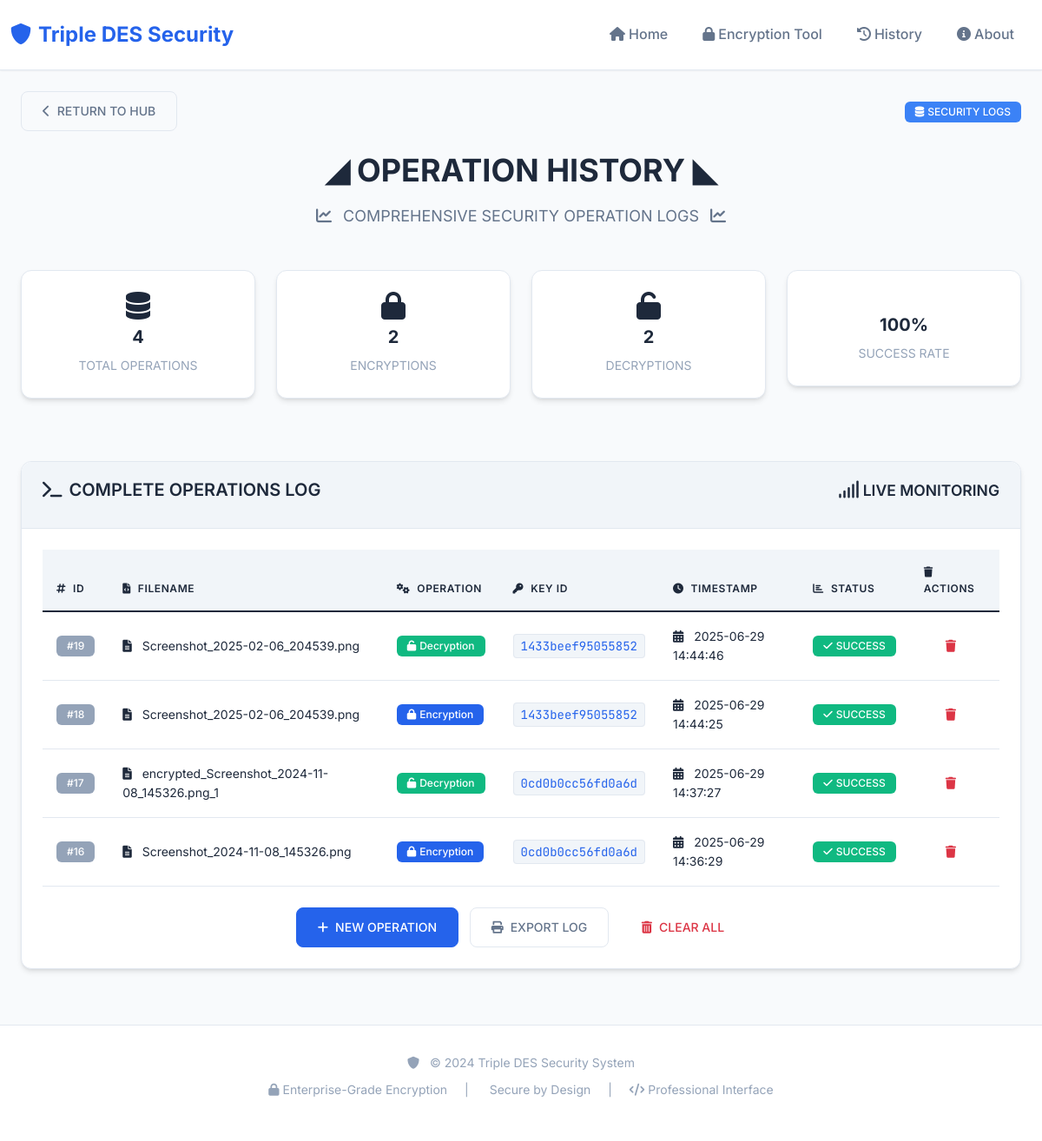
Before: /history with the older database file.
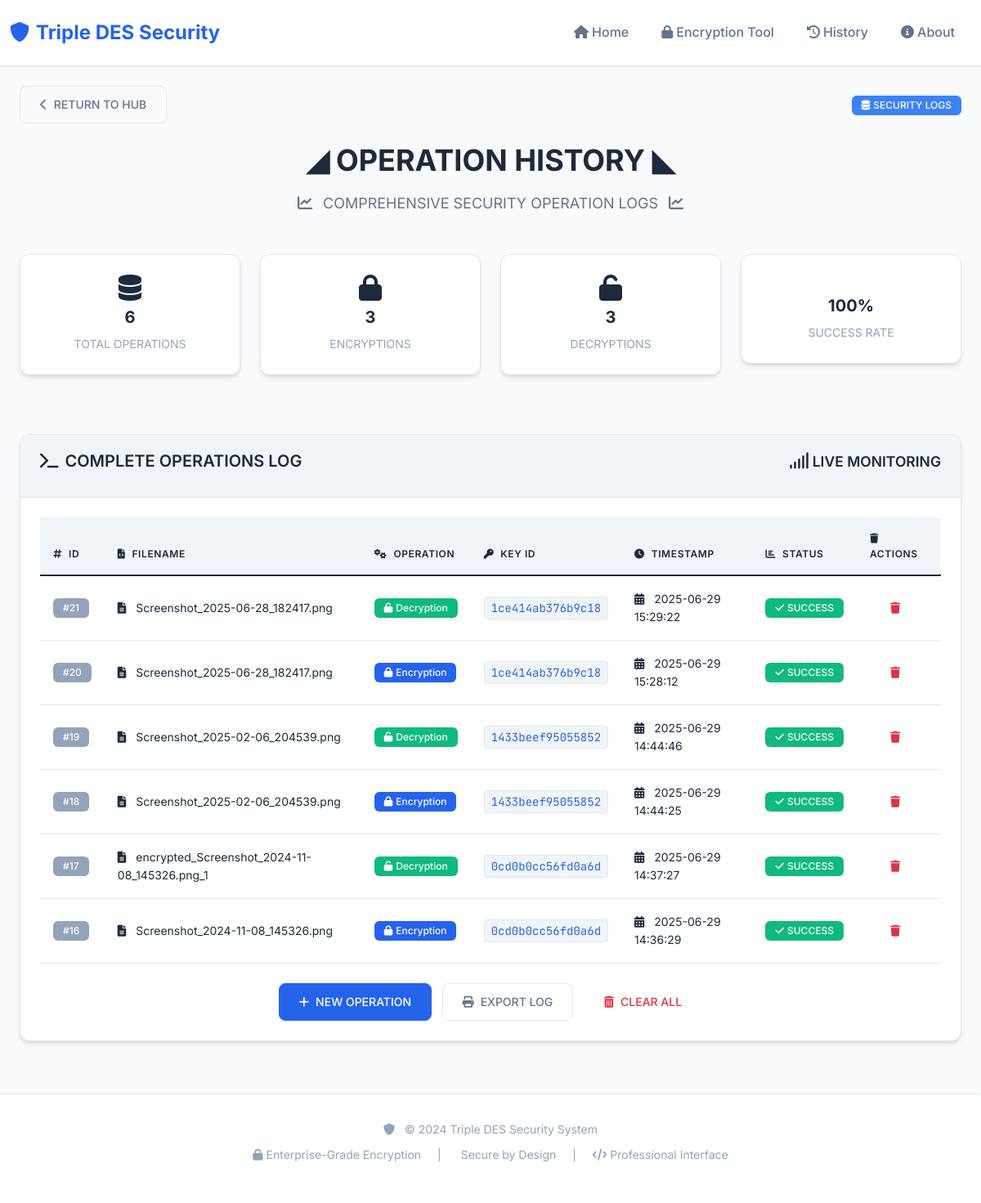
After: the same page with the newer database file.
### tables this page shows
CREATE TABLE encryption_history (
            id INTEGER PRIMARY KEY AUTOINCREMENT,
            filename TEXT NOT NULL,
            key_id TEXT NOT NULL,
            operation_type TEXT NOT NULL,
            timestamp DATETIME DEFAULT CURRENT_TIMESTAMP
        );

### src/app.py (the view)
@app.route('/history')
def history():
    history = get_history()
    back_url = request.referrer or url_for('index')
    return render_template('history.html', history=history, back_url=back_url)

### src/app.py (called while the page is built)
def get_history():
    conn = sqlite3.connect(DB_PATH)
    conn.row_factory = sqlite3.Row
    c = conn.cursor()
    c.execute('SELECT * FROM encryption_history ORDER BY timestamp DESC LIMIT 10')
    history = c.fetchall()
    conn.close()
    return history

### templates/history.html (shortened to what this page needs)
{% extends "base.html" %}
{% block content %}
<div class="container">
    <div class="d-flex align-items-center mb-4">
        <a href="{{ url_for('index') }}" class="btn btn-outline-dark pulse">
            <i class="fas fa-chevron-left me-2"></i>RETURN TO HUB
        </a>
        <div class="ms-auto">
            <span class="badge bg-info">
                <i class="fas fa-database me-1"></i>SECURITY LOGS
            </span>
        </div>
    </div>
    <div class="text-center mb-5">
        <h1 class="glitch" data-text="◢ OPERATION HISTORY ◣">
            ◢ OPERATION HISTORY ◣
        </h1>
        <p class="lead text-glow">
            <i class="fas fa-chart-line me-2"></i>
            COMPREHENSIVE SECURITY OPERATION LOGS
            <i class="fas fa-chart-line ms-2"></i>
        </p>
    </div>
    <div class="row mb-4">
        <div class="col-md-3 mb-3">
            <div class="card border-glow text-center">
                <div class="card-body">
                    <i class="fas fa-database fa-2x mb-2" style="color: var(--primary-neon);"></i>
                    <h5 class="text-glow">{{ history|length }}</h5>
                    <small class="text-muted">TOTAL OPERATIONS</small>
                </div>
            </div>
        </div>
        <div class="col-md-3 mb-3">
            <div class="card border-glow text-center">
                <div class="card-body">
                    <i class="fas fa-lock fa-2x mb-2" style="color: var(--accent-neon);"></i>
                    <h5 class="text-glow">{{ history|selectattr("operation_type", "equalto", "Encryption")|list|length }}</h5>
                    <small class="text-muted">ENCRYPTIONS</small>
                </div>
            </div>
        </div>
        <div class="col-md-3 mb-3">
            <div class="card border-glow text-center">
                <div class="card-body">
                    <i class="fas fa-unlock fa-2x mb-2" style="color: var(--secondary-neon);"></i>
                    <h5 class="text-glow">{{ history|selectattr("operation_type", "equalto", "Decryption")|list|length }}</h5>
                    <small class="text-muted">DECRYPTIONS</small>
                </div>
            </div>
        </div>
        <div class="col-md-3 mb-3">
            <div class="card border-glow text-center">
                <div class="card-body">
                    <h5 class="text-glow">100%</h5>
                    <small class="text-muted">SUCCESS RATE</small>
                </div>
            </div>
        </div>
    </div>
    <div class="card border-glow">
        <div class="card-header">
            <h5 class="card-title mb-0">
                <i class="fas fa-terminal me-2"></i>COMPLETE OPERATIONS LOG
                <span class="float-end">
                    <i class="fas fa-signal" style="color: var(--accent-neon);"></i>
                    <small>LIVE MONITORING</small>
                </span>
            </h5>
        </div>
        <div class="card-body">
            {% if history %}
                <div class="table-responsive">
                    <table class="table table-hover">
                        <thead>
                            <tr>
                                <th><i class="fas fa-hashtag me-2"></i>ID</th>
                                <th><i class="fas fa-file-code me-2"></i>FILENAME</th>
                                <th><i class="fas fa-cogs me-2"></i>OPERATION</th>
                                <th><i class="fas fa-key me-2"></i>KEY ID</th>
                                <th><i class="fas fa-clock me-2"></i>TIMESTAMP</th>
                                <th><i class="fas fa-chart-bar me-2"></i>STATUS</th>
                                <th><i class="fas fa-trash me-2"></i>ACTIONS</th>
                            </tr>
                        </thead>
                        <tbody>
                            {% for entry in history %}
                            <tr class="interactive-hover">
                                <td>
                                    <span class="badge bg-secondary">#{{ entry.id }}</span>
                                </td>
                                <td>
                                    <i class="fas fa-file-alt me-2" style="color: var(--primary-neon);"></i>
                                    <span class="text-glow">{{ entry.filename }}</span>
                                </td>
                                <td>
                                    {% if entry.operation_type == 'Encryption' %}
                                        <span class="badge bg-primary">
                                            <i class="fas fa-lock me-1"></i>{{ entry.operation_type }}
                                        </span>
                                    {% else %}
                                        <span class="badge bg-success">
                                            <i class="fas fa-unlock me-1"></i>{{ entry.operation_type }}
                                        </span>
                                    {% endif %}
                                </td>
                                <td>
                                    <code class="text-glow">{{ entry.key_id }}</code>
                                </td>
                                <td>
                                    <i class="fas fa-calendar-alt me-2" style="color: var(--secondary-neon);"></i>
                                    {{ entry.timestamp }}
                                </td>
                                <td>
                                    <span class="badge bg-success">
                                        <i class="fas fa-check me-1"></i>SUCCESS
                                    </span>
                                </td>
                                <td>
                                    <form method="POST" action="{{ url_for('delete_history_record', record_id=entry.id) }}" style="display: inline;"
                                          onsubmit="return confirm('Are you sure you want to delete this record?')">
                                        <button type="submit" class="btn btn-sm btn-outline-danger" title="Delete Record">
                                            <i class="fas fa-trash"></i>
                                        </button>
                                    </form>
                                </td>
                            </tr>
                            {% endfor %}
                        </tbody>
                    </table>
                </div>
                <div class="text-center mt-4">
                    <a href="{{ url_for('encryption_tool') }}" class="btn btn-primary me-2">
                        <i class="fas fa-plus me-2"></i>NEW OPERATION
                    </a>
                    <button class="btn btn-outline-dark me-2" onclick="window.print()">
                        <i class="fas fa-print me-2"></i>EXPORT LOG
                    </button>
                    <form method="POST" action="{{ url_for('clear_all_history') }}" style="display: inline;"
                          onsubmit="return confirm('Are you sure you want to delete ALL history records? This action cannot be undone!')">
                        <button type="submit" class="btn btn-outline-danger">
                            <i class="fas fa-trash-alt me-2"></i>CLEAR ALL
                        </button>
                    </form>
                </div>
            {% endif %}
        </div>
    </div>
</div>
{% endblock %}

### templates/base.html (shortened to what this page needs)
<!DOCTYPE html>
<html lang="en">
<head>
    <link href="https://cdn.jsdelivr.net/npm/bootstrap@5.1.3/dist/css/bootstrap.min.css" rel="stylesheet">
    <link rel="stylesheet" href="https://cdnjs.cloudflare.com/ajax/libs/font-awesome/6.0.0/css/all.min.css">
    <link rel="stylesheet" href="{{ url_for('static', filename='style.css') }}">
</head>
<body>
    <nav class="navbar navbar-expand-lg navbar-light">
        <div class="container">
            <a class="navbar-brand" href="{{ url_for('index') }}">
                <i class="fas fa-shield-alt me-2"></i>Triple DES Security
            </a>
            <div class="collapse navbar-collapse" id="navbarNav">
                <ul class="navbar-nav ms-auto">
                    <li class="nav-item">
                        <a class="nav-link" href="{{ url_for('index') }}">
                            <i class="fas fa-home me-1"></i>Home
                        </a>
                    </li>
                    <li class="nav-item">
                        <a class="nav-link" href="{{ url_for('encryption_tool') }}">
                            <i class="fas fa-lock me-1"></i>Encryption Tool
                        </a>
                    </li>
                    <li class="nav-item">
                        <a class="nav-link" href="{{ url_for('history') }}">
                            <i class="fas fa-history me-1"></i>History
                        </a>
                    </li>
                    <li class="nav-item">
                        <a class="nav-link" href="{{ url_for('about') }}">
                            <i class="fas fa-info-circle me-1"></i>About
                        </a>
                    </li>
                </ul>
            </div>
        </div>
    </nav>
    <div class="container mt-4">
        {% block content %}{% endblock %}
    </div>
    <footer class="footer">
        <div class="container text-center">
            <div class="row">
                <div class="col-md-12">
                    <p class="text-muted mb-2">
                        <i class="fas fa-shield-alt me-2"></i>
                        © 2024 Triple DES Security System
                    </p>
                    <p class="text-muted small">
                        <i class="fas fa-lock me-1"></i>Enterprise-Grade Encryption
                        <span class="mx-3">|</span>
                        Secure by Design
                        <span class="mx-3">|</span>
                        <i class="fas fa-code me-1"></i>Professional Interface
                    </p>
                </div>
            </div>
        </div>
    </footer>
</body>
</html>

Changed rows visible on the page:
added encryption_history: id "21", filename "Screenshot_2025-06-28_182417.png", operation_type "Decryption", key_id "1ce414ab376b9c18", timestamp "2025-06-29 15:29:22"
added encryption_history: id "20", filename "Screenshot_2025-06-28_182417.png", operation_type "Encryption", key_id "1ce414ab376b9c18", timestamp "2025-06-29 15:28:12"
Other visible differences:
{{ history|length }}: "4" → "6"
text no longer shown: "2 2"
text now shown: "3 3"
